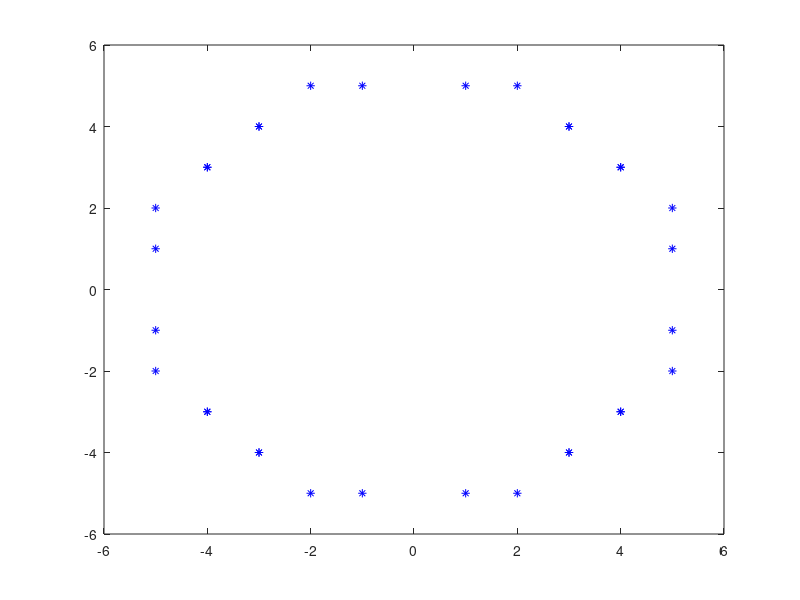

Reproduce this figure in MATLAB.
r=input('enter radius');
x=0;
y=r;
p=5/4-r;
X=[];
Y=[];
while(x<y)
    x=x+1;
    if p<0
        p=p+2*x +1;
    else
        y=y-1 ;
        p=p + 2*(x-y) +1;
    end
    X=[X,x,y,-y,x,-x,-y,y,-x];
    Y=[Y,y,x,x,-y,-y,-x,-x,y];
end
plot(X,Y,'b*');